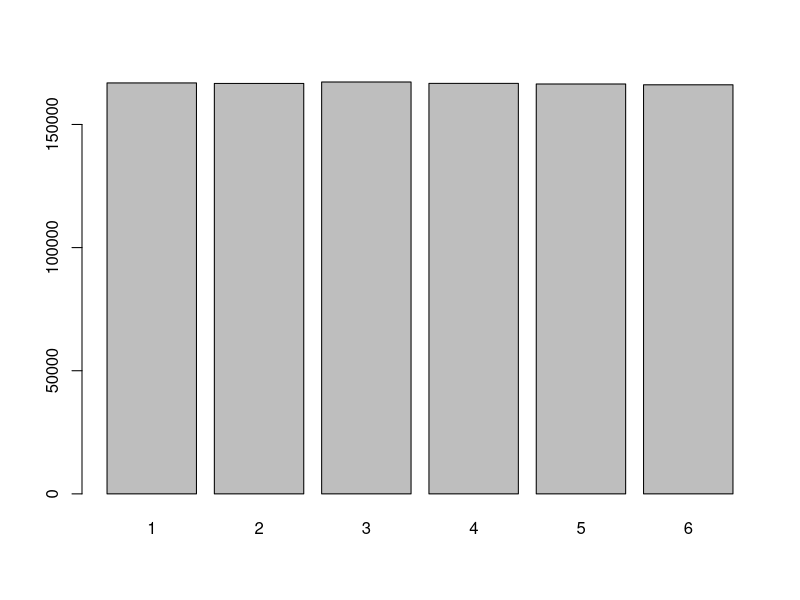

Here is the R script that generated this plot:
#operações 
2 + 5 #soma
2 - 3 #subtração 
2 * 3 #multiplicação
40/5 #divisão
3 ** 2 #potenciação (também pode usar o ^)
10 %% 3 #resto da divisão 

#atribuindo valores
#Variável não pode começar com número e nem com caracter especial 
a <- 3*2 #(poderia também utilizar o =) 
4*3 ->b 
class(a)
class(1) 

d <- TRUE
class(d) 

d + a 
FALSE + a
TRUE + TRUE
TRUE + FALSE/FALSE
TRUE/FALSE

v1 <- 4 + 3
V1 <-3 + 90

x <- "teste"
class(x)

#criando vetores
x1 <- c(3,10,78)
#tamanho 
length(x1)

#soma
sum(x1)

#média 
mean(x1)

c(1,6,"teste")

#extraindo valores das posições do vetor 
x1[2]
x1[c(2,3,2,1)]

#combinando um vetor com mais elementos 
x2 <- c(x1,67,90)
x2
x2 < 70
sum(x2<70) 
sum(x2[x2<70])
x2<70
sum(x2 < 70)

x2 > 54
x2 == 10
x2 != 10
!TRUE
TRUE | FALSE #Ou
TRUE & FALSE #e 

?sample

dado <- sample(x = 1:6, size = 1000000, replace = TRUE)
dado
#quantas vezes o número 3 foi sorteado 
sum(dado == 3)

table(dado)
barplot(table(dado))
